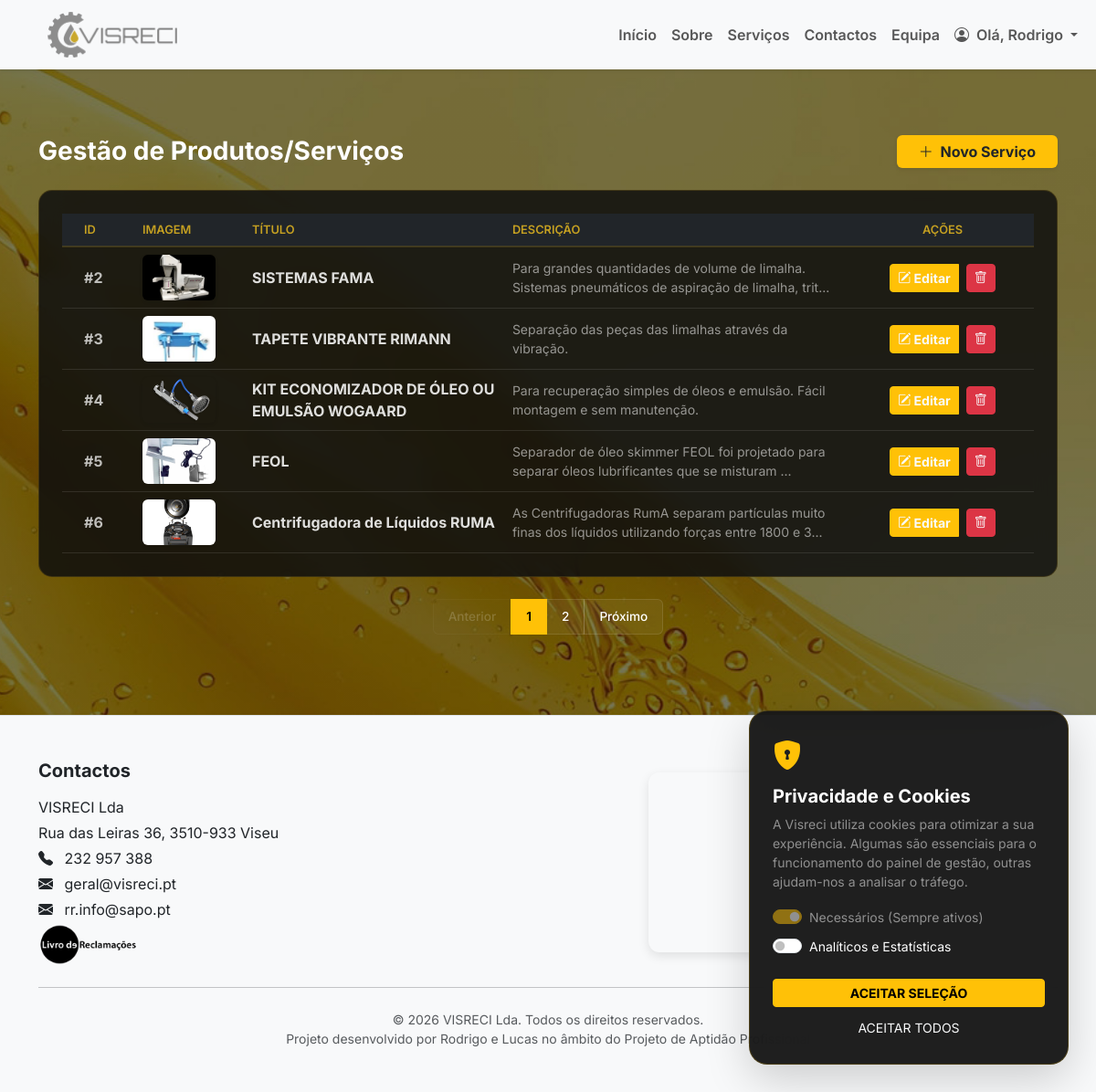
Screenshot of /admin/servicos (signed in) with the database file from the repository.
### tables this page shows
CREATE TABLE servicos (id INTEGER PRIMARY KEY AUTOINCREMENT, titulo TEXT, descricao TEXT, imagem TEXT, created_at DATETIME, titulo_en TEXT, descricao_en TEXT);

### app.py (the view)
@app.route("/admin/servicos")
@login_required
def admin_servicos():
    page = request.args.get('page', 1, type=int)
    per_page = 5
    offset = (page - 1) * per_page
    conn = get_connection()
    servicos = conn.execute("SELECT * FROM servicos ORDER BY id ASC LIMIT ? OFFSET ?", (per_page, offset)).fetchall()
    total = conn.execute("SELECT COUNT(*) FROM servicos").fetchone()[0]
    conn.close()
    total_pages = max(1, math.ceil(total / per_page))
    return render_template("admin_servicos.html", servicos=servicos, page=page, total_pages=total_pages)

### app.py (called while the page is built)
def get_connection():
    conn = sqlite3.connect("app.db", timeout=30)
    conn.row_factory = sqlite3.Row
    return conn

def login_required(view_func):
    @wraps(view_func)
    def wrapper(*args, **kwargs):
        if "user_id" not in session:
            return redirect(url_for("login"))
        return view_func(*args, **kwargs)
    return wrapper

@app.context_processor
def inject_translations():
    lang = session.get('lang', 'pt')
    return { 'lang': lang, 't': TRANSLATIONS.get(lang, TRANSLATIONS['pt']) }

### templates/admin_servicos.html (shortened to what this page needs)
{% extends "menu.html" %}
{% block content %}
<section class="py-4 mt-5">
    <div class="container">
        <div class="d-flex justify-content-between align-items-center mb-4">
            <h3 class="text-white fw-bold m-0">Gestão de Produtos/Serviços</h3>
            <a href="{{ url_for('admin_servico_novo') }}"
                class="btn btn-warning text-dark fw-bold shadow-sm px-4 btn-novo-servico">
                <i class="bi bi-plus-lg me-1"></i> Novo Serviço
            </a>
        </div>
        <div class="table-glass on-dark p-0 overflow-hidden">
            <div class="table-responsive">
                <table class="table table-hover align-middle mb-0 text-white">
                    <thead class="bg-dark">
                        <tr class="text-warning">
                            <th class="ps-4" style="width: 80px;">ID</th>
                            <th style="width: 120px;">IMAGEM</th>
                            <th>TÍTULO</th>
                            <th>DESCRIÇÃO</th>
                            <th class="text-center" style="width: 200px;">AÇÕES</th>
                        </tr>
                    </thead>
                    <tbody>
                        {% for s in servicos %}
                        <tr class="border-bottom border-secondary border-opacity-25">
                            <td class="ps-4 fw-bold text-muted">#{{ s.id }}</td>
                            <td>
                                {% if s.imagem %}
                                <img src="{{ s.imagem }}" alt="Serviço" class="rounded shadow-sm"
                                    style="width: 80px; height: 50px; object-fit: cover;">
                                {% else %}
                                <div class="bg-secondary rounded d-flex align-items-center justify-content-center"
                                    style="width: 80px; height: 50px;">
                                    <i class="bi bi-image text-white-50"></i>
                                </div>
                                {% endif %}
                            </td>
                            <td class="fw-bold">{{ s.titulo }}</td>
                            <td class="small opacity-75">{{ s.descricao[:100] }}{% if s.descricao|length > 100 %}...{%
                                endif %}</td>
                            <td class="text-center">
                                <div class="btn-group gap-2">
                                    <a href="{{ url_for('admin_servico_editar', servico_id=s.id) }}"
                                        class="btn btn-warning btn-sm fw-bold">
                                        <i class="bi bi-pencil-square"></i> Editar
                                    </a>
                                    <form action="{{ url_for('admin_servico_remover', servico_id=s.id) }}" method="POST"
                                        onsubmit="return confirm('Apagar este serviço permanentemente?');">
                                        <button type="submit" class="btn btn-danger btn-sm fw-bold">
                                            <i class="bi bi-trash"></i>
                                        </button>
                                    </form>
                                </div>
                            </td>
                        </tr>
                        {% endfor %}
                    </tbody>
                </table>
            </div>
        </div>
        {% if total_pages > 1 %}
        <nav class="mt-4">
            <ul class="pagination justify-content-center custom-pagination">
                <li class="page-item {{ 'disabled' if page == 1 }}">
                    <a class="page-link" href="{{ url_for('admin_servicos', page=page-1) }}">Anterior</a>
                </li>
                {% for p in range(1, total_pages + 1) %}
                <li class="page-item {{ 'active' if p == page }}">
                    <a class="page-link" href="{{ url_for('admin_servicos', page=p) }}">{{ p }}</a>
                </li>
                {% endfor %}
                <li class="page-item {{ 'disabled' if page == total_pages }}">
                    <a class="page-link" href="{{ url_for('admin_servicos', page=page+1) }}">Próximo</a>
                </li>
            </ul>
        </nav>
        {% endif %}
    </div>
</section>
{% endblock %}

### CSS/style.css (style rules this page uses)
:root { --vis-accent: #ffc107; --vis-accent-hover: #e0a800; --vis-text: #f9fafb; --vis-muted: rgba(255, 255, 255, .72); --vis-glass: rgba(255, 255, 255, .12); --vis-glass-2: rgba(255, 255, 255, .08); --vis-glass-border: rgba(255, 255, 255, .18); --vis-shadow: 0 20px 60px rgba(0, 0, 0, .35); --vis-shadow-soft: 0 10px 30px rgba(0, 0, 0, .20); }
body { margin: 0; padding: 0; font-family: 'Inter', sans-serif; min-height: 100vh; background: none; }
body::before { content: ""; position: fixed; inset: 0; z-index: -1; background: linear-gradient(rgba(0, 0, 0, 0.25), rgba(0, 0, 0, 0.25)), url('../IMG/fundo.jpg') no-repeat center center; background-size: cover; backdrop-filter: blur(1.5px); -webkit-backdrop-filter: blur(1.5px); background-attachment: scroll; }
section { scroll-margin-top: 100px; }
.on-dark, .on-dark * { color: var(--vis-text); }
.on-dark .text-muted { color: var(--vis-muted) !important; }
.table-glass { background: rgba(0, 0, 0, .35); border: 1px solid rgba(255, 255, 255, .16); border-radius: 18px; overflow: hidden; }
.table-glass .table { --bs-table-bg: transparent; --bs-table-color: rgba(255, 255, 255, .86); --bs-table-border-color: rgba(255, 255, 255, .10); --bs-table-striped-bg: rgba(255, 255, 255, .06); --bs-table-hover-bg: rgba(255, 255, 255, .08); }
.table-glass thead { background: rgba(255, 255, 255, .10); }
.table-glass th { color: rgba(255, 255, 255, .92) !important; border-color: rgba(255, 255, 255, .14) !important; }
.table-glass td { color: rgba(255, 255, 255, .86) !important; border-color: rgba(255, 255, 255, .10) !important; }
.table-glass .text-muted, .table-glass .small, .table-glass small { color: rgba(255, 255, 255, .72) !important; }
.table-glass.on-dark { background: rgba(15, 15, 15, 0.85) !important; backdrop-filter: blur(12px); -webkit-backdrop-filter: blur(12px); border-radius: 15px; border: 1px solid rgba(197, 160, 33, 0.2); padding: 25px !important; }
.table thead th { color: #c5a021 !important; font-weight: 600; text-transform: uppercase; font-size: 0.8rem; border-bottom: 2px solid rgba(197, 160, 33, 0.2) !important; }
.custom-pagination .page-link { background: rgba(255, 255, 255, 0.05) !important; border: 1px solid rgba(255, 255, 255, 0.1) !important; color: #ffffff !important; padding: 8px 16px !important; font-size: 0.85rem !important; font-weight: 500 !important; transition: all 0.3s ease; box-shadow: none !important; }
.custom-pagination .page-item.active .page-link { background: #ffc107 !important; color: #000000 !important; border-color: #ffc107 !important; font-weight: 600 !important; }
.custom-pagination .page-item.disabled .page-link { background: rgba(255, 255, 255, 0.02) !important; color: rgba(255, 255, 255, 0.3) !important; border-color: rgba(255, 255, 255, 0.05) !important; opacity: 0.6; }

### templates/menu.html (style rules this page uses)
html, body { height: 100%; }
body { display: flex; flex-direction: column; }

### templates/admin_servicos.html (style rules this page uses)
.table-glass { background: rgba(255, 255, 255, 0.05); backdrop-filter: blur(10px); border: 1px solid rgba(255, 255, 255, 0.1); border-radius: 15px; }
.btn-novo-servico { background-color: #ffc107 !important; border: none !important; transition: all 0.2s ease-in-out !important; }

### rows the page displays
servicos: id "2", imagem (picture), titulo "SISTEMAS FAMA", descricao "Para grandes quantidades de volume de limalha. Sistemas pneumáticos de aspiração de limalha, trit"
servicos: id "3", imagem (picture), titulo "TAPETE VIBRANTE RIMANN", descricao "Separação das peças das limalhas através da vibração."
servicos: id "4", imagem (picture), titulo "KIT ECONOMIZADOR DE ÓLEO OU EMULSÃO WOGAARD", descricao "Para recuperação simples de óleos e emulsão. Fácil montagem e sem manutenção."
servicos: id "5", imagem (picture), titulo "FEOL", descricao "Separador de óleo skimmer FEOL foi projetado para separar óleos lubrificantes que se misturam"
servicos: id "6", imagem (picture), titulo "Centrifugadora de Líquidos RUMA", descricao "As Centrifugadoras RumA separam partículas muito finas dos líquidos utilizando forças entre 1800 e 3"

### other values shown
{{ session.get("user_name") }} "Rodrigo"
{{ p }} "1" "2"
